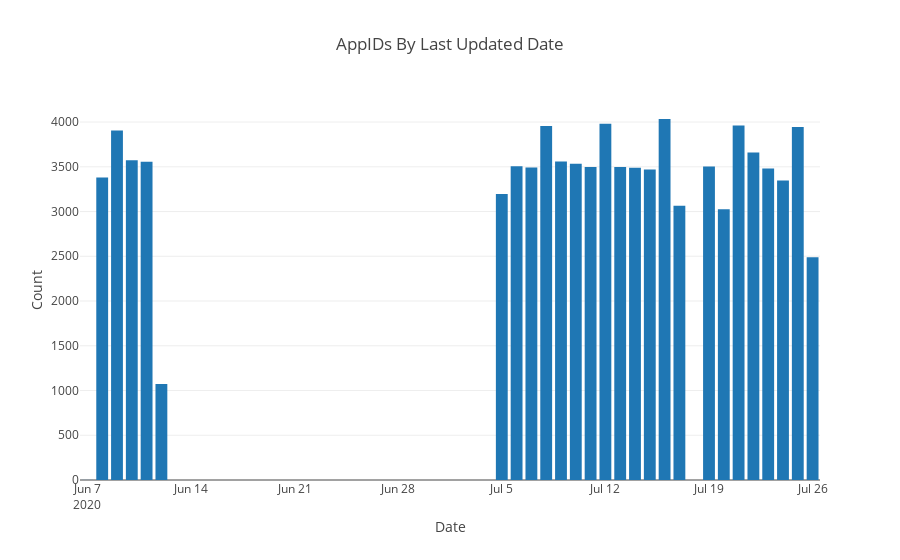

Source (notebook cell):
### Markdown cell above
## Large numbers of old AppID entries means `refreshsteam.py` needs to be run.  This excludes consistently failed appids.

### Code cell
# https://plot.ly/python/bar-charts/

data = [Bar(
        x=grouped_df['updated_date'],
        y=grouped_df['count']
    )]

layout = Layout(
        title='AppIDs By Last Updated Date',
        xaxis=dict(
            title='Date'
        ),
        yaxis=dict(
            title='Count'
        )
    )

fig = Figure(data=data, layout=layout)

iplot(fig)

### Figure 1 — Plotly figure (JSON) as saved in the notebook; plotly's stock layout.template omitted (floating-point values rounded to 4 significant figures)
{"data": [{"type": "bar", "uid": "e5dc1384-1a54-4a54-8922-095e3df73573", "x": ["2020-06-07", "2020-06-08", "2020-06-09", "2020-06-10", "2020-06-11", "2020-06-12", "2020-07-05", "2020-07-06", "2020-07-07", "2020-07-08", "2020-07-09", "2020-07-10", "2020-07-11", "2020-07-12", "2020-07-13", "2020-07-14", "2020-07-15", "2020-07-16", "2020-07-17", "2020-07-19", "2020-07-20", "2020-07-21", "2020-07-22", "2020-07-23", "2020-07-24", "2020-07-25", "2020-07-26"], "y": [1, 3379, 3906, 3573, 3555, 1074, 3196, 3506, 3493, 3957, 3558, 3534, 3498, 3981, 3497, 3490, 3471, 4034, 3066, 3504, 3026, 3961, 3661, 3480, 3347, 3946, 2489]}], "layout": {"title": {"text": "AppIDs By Last Updated Date"}, "xaxis": {"title": {"text": "Date"}}, "yaxis": {"title": {"text": "Count"}}}}
